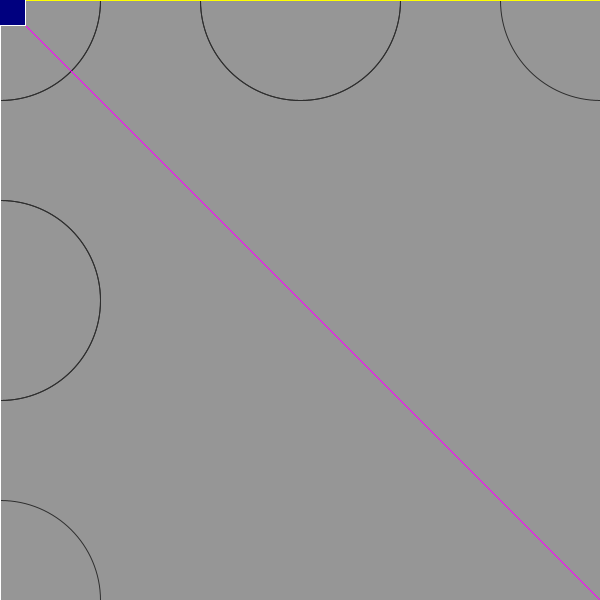
Frame 1 (no input)
Frame 60 (the mouse pressed at the canvas centre just before this capture): identical to frame 1, image omitted
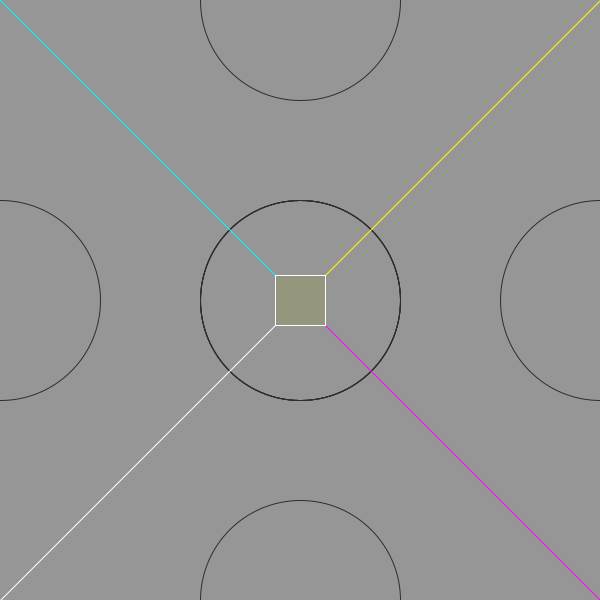
Frame 120 (the mouse held since frame 60 and released just before this capture)

The Processing sketch that drew these frames (run headless with seeded random() and noise(); from frame 60 on, the mouse is pressed at the canvas centre):

// Processing sketch: processing_84900
// ── processing_84900.pde


int bestnumber = 23;
float percent = 100;

void setup() {
size(600, 600);
}

void draw() {
  
  background(150);
  noFill();
  
  stroke(46, 46, 46);
  ellipse(mouseX, 0, 200, 200);
  ellipse(0, mouseY, 200, 200);
  ellipse(mouseY, 600, 200, 200);
  ellipse(600, mouseX, 200, 200);
  ellipse(mouseX, 300, 200, 200);
  ellipse(300, mouseX, 200, 200);
  ellipse(mouseY, 300, 200, 200);
  ellipse(300, mouseY, 200, 200);


  
  stroke(0, 255, 255);
  line(mouseX, mouseY, 0, 0);
  stroke(255, 0, 255);
  line(mouseX, mouseY, 600, 600);
  stroke(255, 255, 0);
  line(mouseX, mouseY, 600, 0);
  stroke(255, 255, 255);
  line(mouseX, mouseY, 0, 600);
  
  fill(mouseX / 2, mouseY / 2, 127 - mouseX + mouseY);
  rect(mouseX - 25, mouseY - 25, 50, 50);
}
